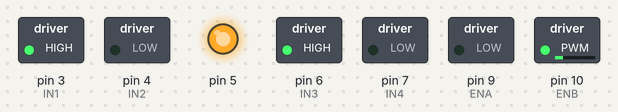
Recording of a sketch running on a simulated Arduino Uno, built with avr-gcc and run on an emulated ATmega328P. On the bench: switched loads named in the sketch (green lamp = pin HIGH), output pins drawn as LEDs (lit = HIGH).

Above: at 0.1 s.
Timing chart, 0 to 1.6 s (numbered marks = the images above):
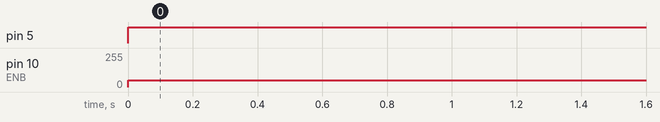

Measured:
- by itself, pin 5: LOW → HIGH at 0.00 s
- by itself, pin 10 (ENB): 0/255 → 50/255 at 0.00 s

The sketch:

spinner_shoot_test.ino
```cpp
// Pin assignments
#define IN1 3     // Motor 1 direction
#define IN2 4

#define IN3 6    // Motor 2 direction
#define IN4 7

#define ENA 9     // Motor 1 speed
#define ENB 10    // Motor 2 speed

void setup() {
  // Set all pins as OUTPUT
  pinMode(IN1, OUTPUT);
  pinMode(IN2, OUTPUT);
  pinMode(IN3, OUTPUT);
  pinMode(IN4, OUTPUT);
  pinMode(ENA, OUTPUT);
  pinMode(ENB, OUTPUT);

  // Motor 1 forward, Motor 2 backward
  digitalWrite(IN1, HIGH);
  digitalWrite(IN2, LOW);
  digitalWrite(IN3, HIGH);
  digitalWrite(IN4, LOW);

  // Start both motors at half speed
  //analogWrite(ENA, 64);
  //analogWrite(ENB, );
  pinMode(5, OUTPUT);

}

void loop() {
  //analogWrite(ENA, 64);
  analogWrite(ENB, 50);\

  digitalWrite(5, HIGH);

  delay(500);
}
```
